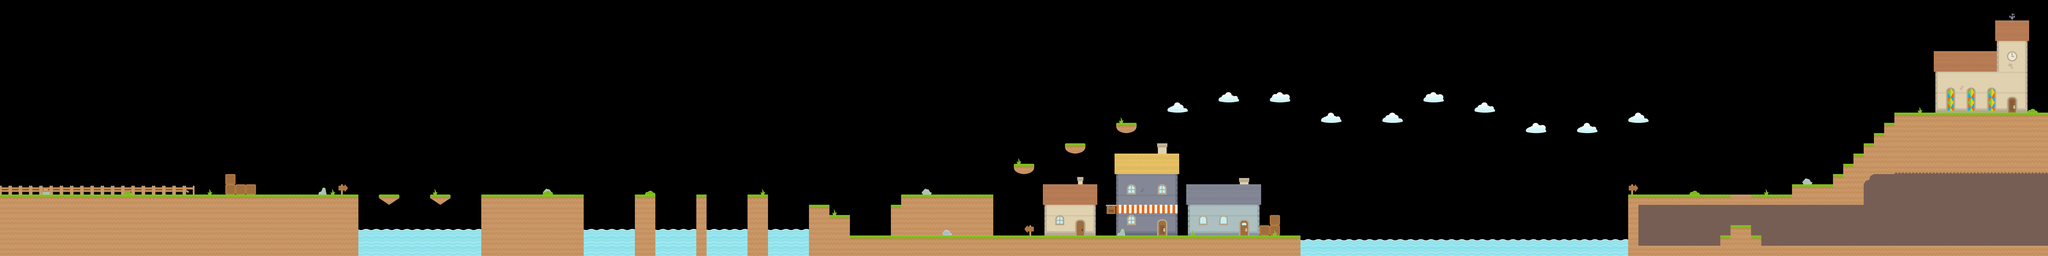

Rendered tile map (Tiled .tmx) drawn with the repository's tilesets; below, a short description and the map source with its tile grids summarised:
An orthogonal 200x25 tile map with 70x70 px tiles, 5 tile layers (fundo-area-secreta, area-secreta, fundo, fundo-detalhes, ...), 4 hidden layers not drawn.

<map version="1.0" orientation="orthogonal" renderorder="right-down" width="200" height="25" tilewidth="70" tileheight="70" nextobjectid="1">
 <tileset firstgid="1" name="sprit-demo" tilewidth="70" tileheight="70">
  <image source="sprit-demo.png" width="1024" height="1024" />
  <tile id="15">
   <properties>
    <property name="movimento" value="15" />
   </properties>
  </tile>
  <tile id="75">
   <properties>
    <property name="teto" value="1" />
   </properties>
  </tile>
  <tile id="135">
   <properties>
    <property name="nuvem" value="1" />
   </properties>
  </tile>
  <tile id="154">
   <properties>
    <property name="area-secreta-switch" value="1" />
   </properties>
  </tile>
 </tileset>
 <layer name="fundo-area-secreta" width="200" height="25">
  <data>[5000 cells, 251 non-empty, 1 distinct tile ids]</data>
 </layer>
 <layer name="area-secreta" width="200" height="25">
  <data>[5000 cells, 52 non-empty, 4 distinct tile ids]</data>
 </layer>
 <layer name="tampa-secreta" width="200" height="25" visible="0">
  <data>[5000 cells, 258 non-empty, 1 distinct tile ids]</data>
 </layer>
 <layer name="fundo" width="200" height="25">
  <data>[5000 cells, 965 non-empty, 64 distinct tile ids]</data>
 </layer>
 <layer name="fundo-detalhes" width="200" height="25">
  <data>[5000 cells, 61 non-empty, 26 distinct tile ids]</data>
 </layer>
 <layer name="frente" width="200" height="25">
  <data>[5000 cells, 18 non-empty, 6 distinct tile ids]</data>
 </layer>
 <layer name="colisao" width="200" height="25" visible="0">
  <data>[5000 cells, 262 non-empty, 4 distinct tile ids]</data>
 </layer>
 <layer name="itens" width="200" height="25" visible="0" opacity="0.9">
  <data>[5000 cells, 1 non-empty, 1 distinct tile ids]</data>
 </layer>
 <layer name="monstros" width="200" height="25" visible="0" opacity="0.9">
  <data>[5000 cells, 6 non-empty, 3 distinct tile ids]</data>
 </layer>
</map>
